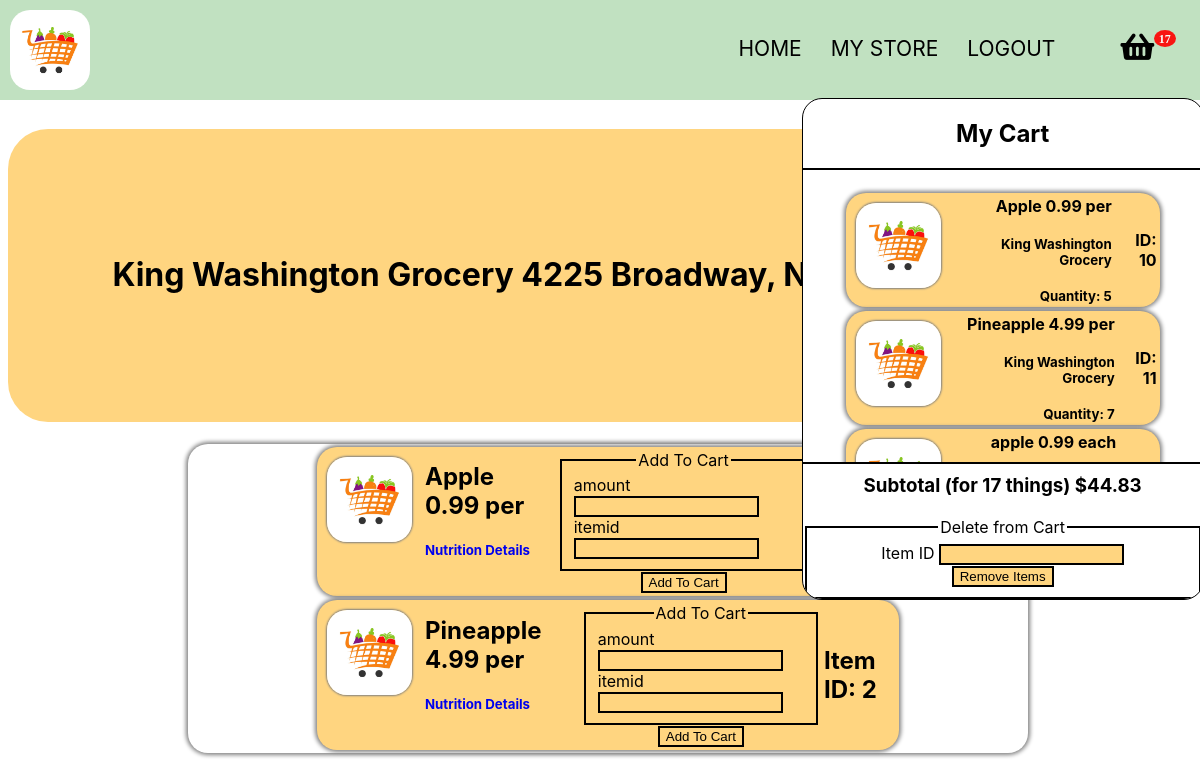
The page /store/King Washington Grocery (signed in) on the database its author committed.
### app.py (models this page shows)
class CartItems(db.Model):
    __tablename__ = 'cart'
    itemid = db.Column(db.Integer, primary_key = True)
    itemname = db.Column(db.String(20), nullable = False)
    quantity = db.Column(db.Integer, nullable = False)
    unit = db.Column(db.String(10), nullable = False)
    price = db.Column(db.Float, nullable = False)
    seller = db.Column(db.String(100), nullable = False)
    userid = db.Column(db.Integer, db.ForeignKey("user.id"))

class Store(db.Model):
    __tablename__ = 'store'
    storeid = db.Column(db.Integer, primary_key = True)
    storename = db.Column(db.String(50), nullable = True)
    storeaddress = db.Column(db.String(100), nullable = True)
    storelat = db.Column(db.Float, nullable = True)
    storelong = db.Column(db.Float, nullable = True)
    storeowner = db.Column(db.String(20), nullable = True)
    cart = db.relationship("Inventory")
    userid = db.Column(db.Integer, db.ForeignKey("user.id"))

class Inventory(db.Model):
    __tablename__ = 'inventory'
    inventoryid = db.Column(db.Integer, primary_key = True)
    itemname = db.Column(db.String(20), nullable = False)
    price = db.Column(db.Float, nullable = False)
    unit = db.Column(db.String(10), nullable = False)
    storeid = db.Column(db.Integer, db.ForeignKey("store.storeid"))

### app.py (the view, shortened to what this page needs)
@app.route('/store/<storename>', methods=['GET', 'POST'])
def storename(storename):
    deletefromcart = DeleteFromInventory()
    form = AddToCart()
    query = Inventory.query.filter_by(storeid = Store.query.filter_by(storename = storename).first().storeid).all()
    store = Store.query.filter_by(storename = storename).first()
    user = User.query.filter_by(id = current_user.id).first()
    userscart = CartItems.query.filter_by(userid = user.id).all()
    subtotal = 0
    itemamount = 0
    for thing in userscart:
        itemamount += thing.quantity
        subtotal += thing.price * thing.quantity
    if deletefromcart.validate_on_submit():
        print('touched')
        item = CartItems.query.filter_by(itemid = deletefromcart.itemid.data).first()
        db.session.delete(item)
        db.session.commit()
        return redirect('/store/' + storename)
    return render_template('shop.html', shopinventory = query, store = store, form = form, cart = userscart, subtotal = subtotal, itemamount = itemamount, deleteform = deletefromcart)

### forms.py
class DeleteFromInventory(FlaskForm):
    itemid = IntegerField("Item ID", validators=[DataRequired()])
    submit = SubmitField("Remove Items")

class AddToCart(FlaskForm):
    amount = IntegerField('amount', validators=[DataRequired()])
    itemid = IntegerField('itemid ', validators=[DataRequired()])
    submit = SubmitField("Add To Cart")

### app.py (called while the page is built)
@login_manager.user_loader
def load_user(user_id):
    return User.query.get(int(user_id))

### templates/shop.html (shortened to what this page needs)
<!DOCTYPE HTML>
<html>
	<head>
		<link href="https://use.fontawesome.com/releases/v5.0.1/css/all.css" rel="stylesheet">
	</head>
	<body class="is-preload">
        <br>
		<br>
		<br>
		<br>
		<br>
		<div class="container">
			<img class = 'logo' src="{{ url_for('static', filename = 'images/grocerylogo.jpeg') }}">
			<nav>
				<ul id = 'subpages'>
					<li><a href="/main">HOME</a></li>
					<li><a href="/mystore/{{current_user.name}}">MY STORE</a></li>
					<li id="logout"><a href="/logout">LOGOUT</a></li>
                    <div id="container" style="display:inline-block; position: absolute; height: 100%;">
						<ul>
							<li id="li1"> <i class="fa badge fa-lg" style='font-size:30px'value={{itemamount}}>&#xf291; </i>
								<div class="popupMenu">
									<div class = "upperdiv">
										<h1 style="text-align: center; border-bottom: 2px solid black; padding-bottom: 20px;"> My Cart</h1>
										<table class = "carttable">
											{% for thing in cart %}
												<tr>
													<td>
														<div class = 'itemdiv'>
															<img src="{{ url_for('static', filename = 'images/grocerylogo.jpeg') }}" class="itemimage">
															<table class="carttdtable">
																<tr class="carttr">
																	<td class="carttd">
																	<h4 class = "iteminfo" style = "margin: 0px;"> {{thing.itemname}} {{thing.price}} {{thing.unit}}</h4> <br> <h5 class = "iteminfo" style = "margin: 0px;"> {{thing.seller}} </h5> <br> <h5 class = "iteminfo" style = "margin: 0px;"> Quantity: {{thing.quantity}} </h5> </td>
																	</td>
																	<td> <h4> ID: {{thing.itemid}}</h5></td>
																</tr>
															</table>
														</div>
											{% endfor %}
									</div>
									<div class="lowerdiv">
										<h3 class="lowerh3"> Subtotal (for {{itemamount}} things) ${{"%.2f"|format(subtotal)}} </h3>
                                        <br>
                                        <form method="post" action="">
											<fieldset>
												<legend class = "cartlegend">Delete from Cart</legend>
												<div>
													{{ deleteform.itemid.label(class = "form-control-label") }}
													{{ deleteform.itemid(class = "form-control form-control-lg") }}
												</div>
												<div class = 'fieldbutton'>
													{{ deleteform.submit(class = "btn btn-outline-info") }}
												</div>
											</fieldset>
										</form>
									</div>
		<h1 class = 'title'> {{store.storename}} {{store.storeaddress}} </h1>
        <div class = 'tablediv'>
            <table class = "inventorytable">
            {% for thing in shopinventory %}
            <tr>
                <td>
                <div class = 'itemdiv'>
                    <img src="{{ url_for('static', filename = 'images/grocerylogo.jpeg') }}" class="itemimage">
                    <table>
                        <tr>
                            <td> <h2 class = "iteminfo"> {{thing.itemname}} {{thing.price}} {{thing.unit}} <br> </h2> <h5> <a href="/nutritionaldetails/{{thing.itemname}}" target="_blank">Nutrition Details</a> </h5> </td>
                            <td>
                                <div class = "addtocart">
                                    <form method="post" action="">
                                        <fieldset>
                                            <legend class = "cartlegend">Add To Cart</legend>
                                            <div>
                                                {{ form.amount.label(class = "form-control-label") }}
                                                {{ form.amount(class = "form-control form-control-lg") }}
                                            </div>
                                            <div>
                                                {{ form.itemid.label(class = "form-control-label") }}
                                                {{ form.itemid(class = "form-control form-control-lg") }}
                                            </div>
                                        </fieldset>
                                        <div class = 'fieldbutton'>
                                            {{ form.submit(class = "btn btn-outline-info") }}
                                        </div>
                                    </form>
                                </div>
                            </td>
                            <td>
                                <h2>Item ID: {{thing.inventoryid}} </h2>
                            </td>
                        </tr>
                    </table>
                </div>
                </td>
            </tr>
            {% endfor %}
            </table>
        </div>
	</body>
</html>

### templates/shop.html (style rules this page uses)
.lowerh3 { margin-top: 10px; margin-bottom: 0px; }
.upperdiv { height: 73%; overflow: scroll; }
.lowerdiv { border-top: 2px solid black; position: absolute; bottom: 0px; text-align: center; width: 100%; }
.carttable { margin: 0 auto; width: 80%; }
.itemimage { height: 90px; width: 90px; float: left; border-radius: 20px; margin-right: 10px; }
#logout { margin-right: 10vh; }
#container { right: -80px; top: 16px; margin-right: 5vh; }
.popupMenu { width: 400px; height: 500px; border: 1px solid black; position: absolute; top: 62px; right: -20px; background-color: white; border-radius: 20px; overflow: scroll; }
ul li { position: relative }
.badge:after { content:attr(value); font-size:12px; color: #fff; background: red; border-radius:50%; padding: 2px 5px; position:relative; left:-8px; top:-15px; opacity:0.9; }
.tablediv { width: 70%; margin:0 auto; background-color: white; border-radius: 20px; box-shadow: 0 0 4px 2px gray; }
.cartlegend { text-align: center; }
.fieldbutton { text-align: center; }
.title { padding: 50px; background-color: green; height: 20vh; line-height: 20vh; text-align: center; background-color: rgb(255, 213, 128); border-radius: 40px; }
.itemimage { float: left; height: 85px; width: auto; margin: 10px; border-radius: 20px; box-shadow: 0 0 2px 1px gray; }
.iteminfo { margin:0 auto; }
.itemdiv { height: 20%; width: 60%; left: 20%; background-color: rgb(255, 213, 128); margin:0 auto; border-radius: 20px; min-width: 100%; box-shadow: 0 0 4px 2px gray; }
input { background-color: rgb(255, 213, 128); border: 2px solid black; }
.inventorytable { width: 70%; margin:0 auto; height: 100%; }
td { margin-bottom: 50px; }
fieldset { border: 2px solid black; }
html { height: 100%; width: 100%; }
body { height: 100%; width: 100%; font-family: Eina, -apple-system, BlinkMacSystemFont, "Segoe UI", Roboto, Helvetica, Arial, sans-serif; }
a { text-decoration: none; }
.logo { float: left; height: 80px; width: auto; margin: 10px; border-radius: 20px; }
body { height: 100%; width: 100%; }
nav ul { float: right; list-style: none; text-align: right; padding-top: 20px; margin-left: 0px; margin-right: 5vh; }
.container { background-color:rgb(193, 225, 193); position: fixed; width: 100%; top: 0px; left: 0px; }
.container::after { content: ''; display: table; clear: both; }
nav li { float: left; margin-left: 3vh; }
nav a { text-decoration: none; color: black; font-size: 21px; }

### rows shown on the page
CartItems: itemname "Apple", price "0.99", unit "per", seller "King Washington Grocery", quantity "5", itemid "10"
CartItems: itemname "Pineapple", price "4.99", unit "per", seller "King Washington Grocery", quantity "7", itemid "11"
CartItems: itemname "apple", price "0.99", unit "each"
Store: storename "King Washington Grocery", storeaddress "4225 Broadway,…"
Inventory: itemname "Apple", price "0.99", unit "per", amount.label "amount", itemid.label "itemid"
Inventory: itemname "Pineapple", price "4.99", unit "per", amount.label "amount", itemid.label "itemid", inventoryid "2"

### other values the page prints
{{ itemamount }} "17"
{{ "%.2f"|format(subtotal) }} "44.83"
{{ deleteform.itemid.label(class = "form-control-label") }} "Item ID"
